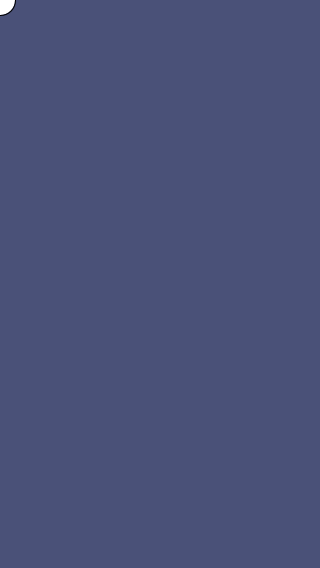
Frame 1 (no input)
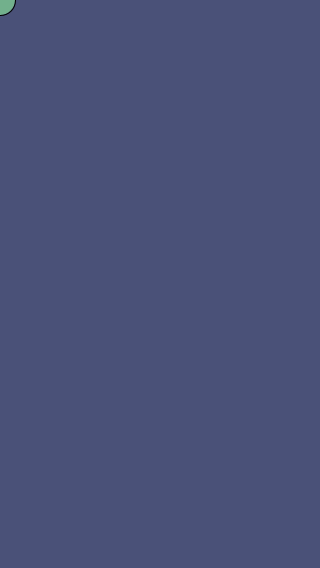
Frame 60 (the mouse pressed at the canvas centre just before this capture)
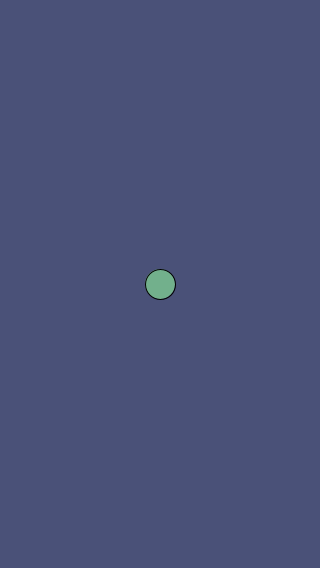
Frame 120 (the mouse held since frame 60 and released just before this capture)

The Processing sketch that drew these frames (run headless with seeded random() and noise(); from frame 60 on, the mouse is pressed at the canvas centre):

// Processing sketch: Homework6_Processing
// ── Homework6_Processing.pde


void setup() {
    size(320, 568);
    
}

float x=0;
float y=0;

void draw() {
   background(74, 81, 120);
   
   if (mousePressed) {
     x = mouseX;
     y = mouseY;
   }

ellipse (x, y, 30, 30);
fill(114, 176, 140);

}
